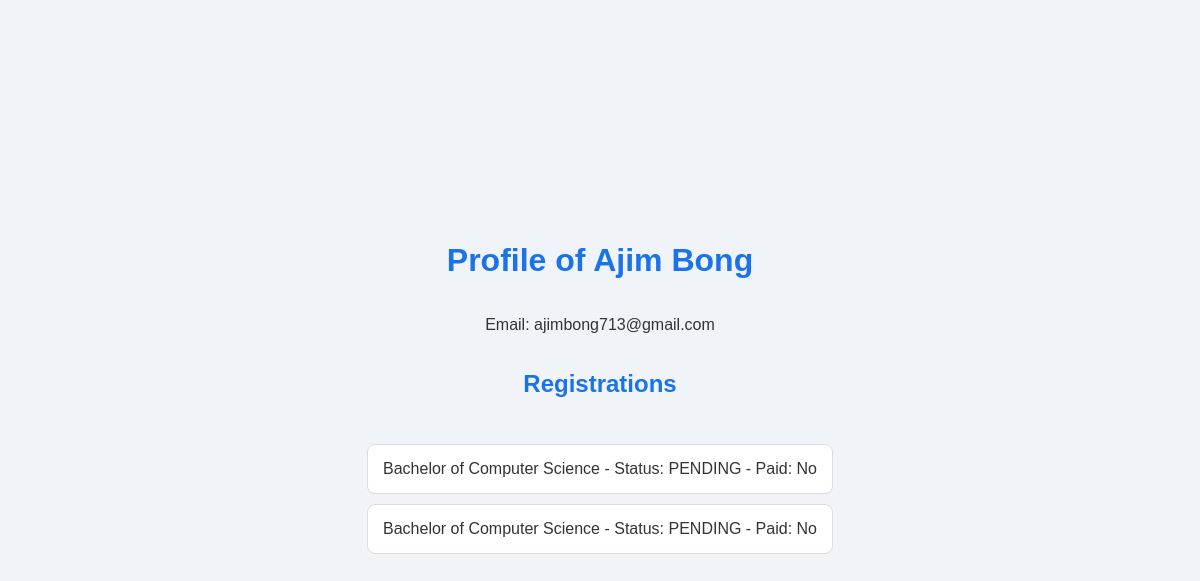
The app's page /profile (signed in) with its own data.
### models.py (models this page shows)
class Student(db.Model):
    __tablename__ = 'student'
    id = db.Column(db.Integer, primary_key=True)
    first_name = db.Column(db.String(50))
    last_name = db.Column(db.String(50))
    email = db.Column(db.String(50), unique=True, nullable=False)
    matricule = db.Column(db.String(50), unique=True)
    password = db.Column(db.String(250), nullable=False)
    registrations = db.relationship('Registration', backref='student', lazy=True)
    registration_documents = db.relationship('RegistrationDocument', backref='student', lazy=True)
    payments = db.relationship('Payment', backref='student', lazy=True)
    created_at = db.Column(db.DateTime, default=datetime.now())
    updated_at = db.Column(db.DateTime, default=datetime.now(), onupdate=datetime.now())

class Registration(db.Model):
    __tablename__ = 'registration'
    id = db.Column(db.Integer, primary_key=True)
    student_id = db.Column(db.Integer, db.ForeignKey('student.id'), nullable=False)
    program_id = db.Column(db.Integer, db.ForeignKey('program.id'), nullable=False)
    verification_status = db.Column(db.String(50), nullable=False, default='PENDING')
    has_paid = db.Column(db.Boolean, nullable=False, default=False)
    registration_documents = db.relationship('RegistrationDocument', backref='registration', lazy=True)
    payments = db.relationship('Payment', backref='registration', lazy=True)
    created_at = db.Column(db.DateTime, default=datetime.now())
    updated_at = db.Column(db.DateTime, default=datetime.now(), onupdate=datetime.now())

class Program(db.Model):
    __tablename__ = 'program'
    id = db.Column(db.Integer, primary_key=True)
    name = db.Column(db.String(50), nullable=False)
    department = db.Column(db.String(50), nullable=False)
    tuition = db.Column(db.Float, nullable=False)
    description = db.Column(db.Text, nullable=False)
    registrations = db.relationship('Registration', backref='program', lazy=True)
    program_courses = db.relationship('ProgramCourse', backref='program', lazy=True)
    created_at = db.Column(db.DateTime, default=datetime.now())
    updated_at = db.Column(db.DateTime, default=datetime.now(), onupdate=datetime.now())

### blueprints/main.py (the view)
@bp.route('/profile')
@login_required
def profile():
    student_id = session['user_id']
    student = Student.query.get_or_404(student_id)
    registrations = Registration.query.filter_by(student_id=student_id).all()
    return render_template('profile.html', student=student, registrations=registrations)

### blueprints/main.py (called while the page is built)
def login_required(f):
    @wraps(f)
    def decorated_function(*args, **kwargs):
        if 'user_id' not in session:
            return redirect(url_for('main.login'))
        return f(*args, **kwargs)
    return decorated_function

### templates/profile.html (shortened to what this page needs)
<!DOCTYPE html>
<html lang="en">
<head>
    <link rel="stylesheet" type="text/css" href="{{ url_for('static', filename='styles.css') }}">
</head>
<body>
    <h1>Profile of {{ student.first_name }} {{ student.last_name }}</h1>
    <p>Email: {{ student.email }}</p>
    <h2>Registrations</h2>
    <ul>
        {% for registration in registrations %}
        <li>{{ registration.program.name }} - Status: {{ registration.verification_status }} - Paid: {{ 'Yes' if registration.has_paid else 'No' }}</li>
        {% endfor %}
    </ul>
</body>
</html>

### static/styles.css (style rules this page uses)
body { font-family: Arial, sans-serif; background-color: #f0f4f8; color: #333; margin: 0; padding: 0; display: flex; flex-direction: column; justify-content: center; align-items: center; min-height: 100vh; }
h1, h2 { color: #1a73e8; text-align: center; }
p { text-align: center; }
ul { list-style: none; padding: 0; text-align: center; }
ul li { background-color: #ffffff; border: 1px solid #ddd; border-radius: 8px; margin: 10px 0; padding: 15px; }

### records on screen
Student: first_name "Ajim", last_name "Bong", email "ajimbong713@gmail.com"
Registration: program.name "Bachelor of Computer Science", verification_status "PENDING", has_paid "No"
Registration: program.name "Bachelor of Computer Science", verification_status "PENDING", has_paid "No"
